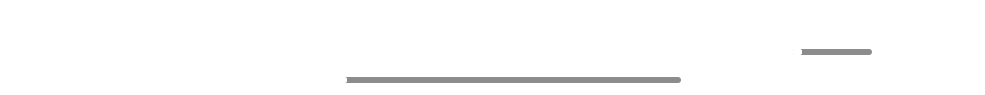
           <widget class="QFrame" name="player_frame">
            <property name="maximumSize">
             <size>
              <width>16777215</width>
              <height>95</height>
             </size>
            </property>
            <property name="styleSheet">
             <string notr="true">background-color:rgba(0,0,0,0);
color:white;
border:none;
border-radius:0px;
border-top-left-radius:0px;
border-top-right-radius:0px;</string>
            </property>
            <property name="frameShape">
             <enum>QFrame::Shape::StyledPanel</enum>
            </property>
            <property name="frameShadow">
             <enum>QFrame::Shadow::Raised</enum>
            </property>
            <layout class="QHBoxLayout" name="horizontalLayout_6">
             <property name="spacing">
              <number>5</number>
             </property>
             <property name="leftMargin">
              <number>6</number>
             </property>
             <property name="topMargin">
              <number>9</number>
             </property>
             <property name="rightMargin">
              <number>5</number>
             </property>
             <property name="bottomMargin">
              <number>0</number>
             </property>
             <item>
              <widget class="QFrame" name="MediaInfo">
               <property name="minimumSize">
                <size>
                 <width>240</width>
                 <height>72</height>
                </size>
               </property>
               <property name="maximumSize">
                <size>
                 <width>240</width>
                 <height>16777215</height>
                </size>
               </property>
               <property name="frameShape">
                <enum>QFrame::Shape::StyledPanel</enum>
               </property>
               <property name="frameShadow">
                <enum>QFrame::Shadow::Raised</enum>
               </property>
               <layout class="QGridLayout" name="gridLayout_18">
                <property name="rightMargin">
                 <number>9</number>
                </property>
                <property name="bottomMargin">
                 <number>11</number>
                </property>
                <item row="0" column="0">
                 <widget class="QLabel" name="cover_art">
                  <property name="minimumSize">
                   <size>
                    <width>0</width>
                    <height>40</height>
                   </size>
                  </property>
                  <property name="maximumSize">
                   <size>
                    <width>50</width>
                    <height>50</height>
                   </size>
                  </property>
                  <property name="styleSheet">
                   <string notr="true">border:1px solid rgb(255,255,255); border-radius:10px;</string>
                  </property>
                  <property name="text">
                   <string/>
                  </property>
                 </widget>
                </item>
                <item row="0" column="1">
                 <widget class="QFrame" name="MediaInfo_frame">
                  <property name="frameShape">
                   <enum>QFrame::Shape::StyledPanel</enum>
                  </property>
                  <property name="frameShadow">
                   <enum>QFrame::Shadow::Raised</enum>
                  </property>
                  <layout class="QVBoxLayout" name="verticalLayout_3">
                   <item>
                    <widget class="QLabel" name="title">
                     <property name="minimumSize">
                      <size>
                       <width>100</width>
                       <height>18</height>
                      </size>
                     </property>
                     <property name="maximumSize">
                      <size>
                       <width>300</width>
                       <height>18</height>
                      </size>
                     </property>
                     <property name="font">
                      <font>
                       <family>Inter 18pt</family>
                       <pointsize>10</pointsize>
                      </font>
                     </property>
                     <property name="text">
                      <string>The Hills </string>
                     </property>
                     <property name="buddy">
                      <cstring></cstring>
                     </property>
                    </widget>
                   </item>
                   <item>
                    <widget class="QLabel" name="artist">
                     <property name="minimumSize">
                      <size>
                       <width>100</width>
                       <height>18</height>
                      </size>
                     </property>
                     <property name="maximumSize">
                      <size>
                       <width>200</width>
                       <height>18</height>
                      </size>
                     </property>
                     <property name="font">
                      <font>
                       <family>Inter 18pt</family>
                       <pointsize>9</pointsize>
                      </font>
                     </property>
                     <property name="styleSheet">
                      <string notr="true">color:rgba(255,255,255,200);</string>
                     </property>
                     <property name="text">
                      <string>The Weeknd</string>
                     </property>
                    </widget>
                   </item>
                  </layout>
                 </widget>
                </item>
               </layout>
              </widget>
             </item>
             <item>
              <spacer name="horizontalSpacer_7">
               <property name="orientation">
                <enum>Qt::Orientation::Horizontal</enum>
               </property>
               <property name="sizeHint" stdset="0">
                <size>
                 <width>40</width>
                 <height>20</height>
                </size>
               </property>
              </spacer>
             </item>
             <item>
              <widget class="QFrame" name="MediaControls">
               <property name="sizePolicy">
                <sizepolicy hsizetype="Expanding" vsizetype="Expanding">
                 <horstretch>0</horstretch>
                 <verstretch>0</verstretch>
                </sizepolicy>
               </property>
               <property name="minimumSize">
                <size>
                 <width>425</width>
                 <height>0</height>
                </size>
               </property>
               <property name="styleSheet">
                <string notr="true">border-top-left-radius:0px;
border-top-right-radius:0px;</string>
               </property>
               <property name="frameShape">
                <enum>QFrame::Shape::StyledPanel</enum>
               </property>
               <property name="frameShadow">
                <enum>QFrame::Shadow::Raised</enum>
               </property>
               <layout class="QVBoxLayout" name="verticalLayout_5">
                <property name="spacing">
                 <number>0</number>
                </property>
                <property name="leftMargin">
                 <number>0</number>
                </property>
                <property name="topMargin">
                 <number>0</number>
                </property>
                <property name="rightMargin">
                 <number>0</number>
                </property>
                <property name="bottomMargin">
                 <number>0</number>
                </property>
                <item>
                 <widget class="QFrame" name="controls_frame">
                  <property name="minimumSize">
                   <size>
                    <width>0</width>
                    <height>48</height>
                   </size>
                  </property>
                  <property name="frameShape">
                   <enum>QFrame::Shape::StyledPanel</enum>
                  </property>
                  <property name="frameShadow">
                   <enum>QFrame::Shadow::Raised</enum>
                  </property>
                  <layout class="QGridLayout" name="gridLayout_19">
                   <property name="leftMargin">
                    <number>0</number>
                   </property>
                   <property name="topMargin">
                    <number>2</number>
                   </property>
                   <property name="rightMargin">
                    <number>0</number>
                   </property>
                   <property name="bottomMargin">
                    <number>2</number>
                   </property>
                   <property name="spacing">
                    <number>6</number>
                   </property>
                   <item row="0" column="1">
                    <widget class="QPushButton" name="shuffleBtn">
                     <property name="minimumSize">
                      <size>
                       <width>34</width>
                       <height>34</height>
                      </size>
                     </property>
                     <property name="maximumSize">
                      <size>
                       <width>34</width>
                       <height>34</height>
                      </size>
                     </property>
                     <property name="styleSheet">
                      <string notr="true">QPushButton {
background-color:rgba(0,0,0,0); 
color:white;
border-radius:17px;
padding:0px;
}

QPushButton:hover {
background-color:rgba(255, 255, 255,30); 
color:white;
border-radius:17px;
padding:0px;
}

QPushButton:pressed {
background-color:rgba(255, 255, 255,50); 
color:white;
border-radius:17px;
padding:0px;
}</string>
                     </property>
                     <property name="text">
                      <string/>
                     </property>
                     <property name="icon">
                      <iconset>
                       <normaloff>../../resources/icons/icon_shuffle.png</normaloff>../../resources/icons/icon_shuffle.png</iconset>
                     </property>
                     <property name="iconSize">
                      <size>
                       <width>22</width>
                       <height>22</height>
                      </size>
                     </property>
                    </widget>
                   </item>
                   <item row="0" column="5">
                    <widget class="QPushButton" name="repeatBtn">
                     <property name="minimumSize">
                      <size>
                       <width>34</width>
                       <height>34</height>
                      </size>
                     </property>
                     <property name="maximumSize">
                      <size>
                       <width>34</width>
                       <height>34</height>
                      </size>
                     </property>
                     <property name="styleSheet">
                      <string notr="true">QPushButton {
background-color:rgba(0,0,0,0); 
color:white;
border-radius:17px;
padding:0px;
}

QPushButton:hover {
background-color:rgba(255, 255, 255,30); 
color:white;
border-radius:17px;
padding:0px;
}

QPushButton:pressed {
background-color:rgba(255, 255, 255,50); 
color:white;
border-radius:17px;
padding:0px;
}</string>
                     </property>
                     <property name="text">
                      <string/>
                     </property>
                     <property name="icon">
                      <iconset>
                       <normaloff>../../resources/icons/icon_norepeat.png</normaloff>../../resources/icons/icon_norepeat.png</iconset>
                     </property>
                     <property name="iconSize">
                      <size>
                       <width>20</width>
                       <height>20</height>
                      </size>
                     </property>
                    </widget>
                   </item>
                   <item row="0" column="0">
                    <spacer name="horizontalSpacer_8">
                     <property name="orientation">
                      <enum>Qt::Orientation::Horizontal</enum>
                     </property>
                     <property name="sizeHint" stdset="0">
                      <size>
                       <width>111</width>
                       <height>20</height>
                      </size>
                     </property>
                    </spacer>
                   </item>
                   <item row="0" column="3">
                    <widget class="QPushButton" name="playBtn">
                     <property name="minimumSize">
                      <size>
                       <width>40</width>
                       <height>38</height>
                      </size>
                     </property>
                     <property name="maximumSize">
                      <size>
                       <width>40</width>
                       <height>38</height>
                      </size>
                     </property>
                     <property name="styleSheet">
                      <string notr="true">QPushButton {
background-color:rgba(0,0,0,0); 
color:white;
border-radius:19px;
padding:0px;
}

QPushButton:hover {
background-color:rgba(255, 255, 255,30); 
color:white;
border-radius:19px;
padding:0px;
}

QPushButton:pressed {
background-color:rgba(255, 255, 255,50); 
color:white;
border-radius:19px;
padding:0px;
}</string>
                     </property>
                     <property name="text">
                      <string/>
                     </property>
                     <property name="icon">
                      <iconset>
                       <normaloff>../../resources/icons/icon_play.png</normaloff>../../resources/icons/icon_play.png</iconset>
                     </property>
                     <property name="iconSize">
                      <size>
                       <width>42</width>
                       <height>42</height>
                      </size>
                     </property>
                    </widget>
                   </item>
                   <item row="0" column="2">
                    <widget class="QPushButton" name="prevBtn">
                     <property name="minimumSize">
                      <size>
                       <width>38</width>
                       <height>38</height>
                      </size>
                     </property>
                     <property name="maximumSize">
                      <size>
                       <width>38</width>
                       <height>38</height>
                      </size>
                     </property>
                     <property name="styleSheet">
                      <string notr="true">QPushButton {
background-color:rgba(0,0,0,0); 
color:white;
border-radius:19px;
padding:0px;
}

QPushButton:hover {
background-color:rgba(255, 255, 255,30); 
color:white;
border-radius:19px;
padding:0px;
}

QPushButton:pressed {
background-color:rgba(255, 255, 255,50); 
color:white;
border-radius:19px;
padding:0px;
}</string>
                     </property>
                     <property name="text">
                      <string/>
                     </property>
                     <property name="icon">
                      <iconset>
                       <normaloff>../../resources/icons/icon_prev.png</normaloff>../../resources/icons/icon_prev.png</iconset>
                     </property>
                     <property name="iconSize">
                      <size>
                       <width>24</width>
                       <height>24</height>
                      </size>
                     </property>
                    </widget>
                   </item>
                   <item row="0" column="4">
                    <widget class="QPushButton" name="nextBtn">
                     <property name="minimumSize">
                      <size>
                       <width>38</width>
                       <height>38</height>
                      </size>
                     </property>
                     <property name="maximumSize">
                      <size>
                       <width>38</width>
                       <height>38</height>
                      </size>
                     </property>
                     <property name="styleSheet">
                      <string notr="true">QPushButton {
background-color:rgba(0,0,0,0); 
color:white;
border-radius:19px;
padding:0px;
}

QPushButton:hover {
background-color:rgba(255, 255, 255,30); 
color:white;
border-radius:19px;
padding:0px;
}

QPushButton:pressed {
background-color:rgba(255, 255, 255,50); 
color:white;
border-radius:19px;
padding:0px;
}</string>
                     </property>
                     <property name="text">
                      <string/>
                     </property>
                     <property name="icon">
                      <iconset>
                       <normaloff>../../resources/icons/icon_next.png</normaloff>../../resources/icons/icon_next.png</iconset>
                     </property>
                     <property name="iconSize">
                      <size>
                       <width>24</width>
                       <height>24</height>
                      </size>
                     </property>
                    </widget>
                   </item>
                   <item row="0" column="6">
                    <spacer name="horizontalSpacer_9">
                     <property name="orientation">
                      <enum>Qt::Orientation::Horizontal</enum>
                     </property>
                     <property name="sizeHint" stdset="0">
                      <size>
                       <width>117</width>
                       <height>20</height>
                      </size>
                     </property>
                    </spacer>
                   </item>
                  </layout>
                 </widget>
                </item>
                <item>
                 <widget class="QFrame" name="MediaTimeFrame">
                  <property name="maximumSize">
                   <size>
                    <width>16777215</width>
                    <height>30</height>
                   </size>
                  </property>
                  <property name="styleSheet">
                   <string notr="true">border-top-left-radius:0px;
border-top-right-radius:0px;</string>
                  </property>
                  <property name="frameShape">
                   <enum>QFrame::Shape::StyledPanel</enum>
                  </property>
                  <property name="frameShadow">
                   <enum>QFrame::Shadow::Raised</enum>
                  </property>
                  <layout class="QHBoxLayout" name="horizontalLayout_7">
                   <item>
                    <widget class="QLabel" name="current_time">
                     <property name="font">
                      <font>
                       <family>Inter 18pt</family>
                      </font>
                     </property>
                     <property name="styleSheet">
                      <string notr="true">background-color:rgba(0,0,0,0); color:white;</string>
                     </property>
                     <property name="text">
                      <string>00:00</string>
                     </property>
                    </widget>
                   </item>
                   <item>
                    <widget class="QSlider" name="progress">
                     <property name="maximumSize">
                      <size>
                       <width>16777215</width>
                       <height>8</height>
                      </size>
                     </property>
                     <property name="sizeIncrement">
                      <size>
                       <width>0</width>
                       <height>8</height>
                      </size>
                     </property>
                     <property name="styleSheet">
                      <string notr="true">QSlider::groove:horizontal {
    height: 6px;
	background-color: rgba(0,0,0, 100);
    border-radius: 3px;
}

QSlider::handle:horizontal {
    background: #FFFFFF;
    width: 10px;
    height: 4px;
    border-radius: 2px;

}
QSlider::handle:horizontal:hover{
    background: rgb(245,245,245);
    width: 10px;
    height: 4px;
	border-radius:2px;
}

QSlider::sub-page:horizontal {
    background: #FFFFFF;
    border: 1px solid rgba(0,0,0, 10);
    height: 10px;
    border-radius: 2px;
}
QSlider::add-page:horizontal {
	background-color: rgba(0,0,0, 25);
    border: 1px solid rgba(0,0,0, 10);
    height: 10px;
    border-radius: 2px;
}
</string>
                     </property>
                     <property name="pageStep">
                      <number>0</number>
                     </property>
                     <property name="orientation">
                      <enum>Qt::Orientation::Horizontal</enum>
                     </property>
                    </widget>
                   </item>
                   <item>
                    <widget class="QLabel" name="end_time">
                     <property name="font">
                      <font>
                       <family>Inter 18pt</family>
                      </font>
                     </property>
                     <property name="styleSheet">
                      <string notr="true">background-color:rgba(0,0,0,0); color:white;</string>
                     </property>
                     <property name="text">
                      <string>00:00</string>
                     </property>
                    </widget>
                   </item>
                  </layout>
                 </widget>
                </item>
               </layout>
              </widget>
             </item>
             <item>
              <spacer name="horizontalSpacer_10">
               <property name="orientation">
                <enum>Qt::Orientation::Horizontal</enum>
               </property>
               <property name="sizeHint" stdset="0">
                <size>
                 <width>40</width>
                 <height>20</height>
                </size>
               </property>
              </spacer>
             </item>
             <item>
              <widget class="QFrame" name="SideControls">
               <property name="minimumSize">
                <size>
                 <width>208</width>
                 <height>0</height>
                </size>
               </property>
               <property name="maximumSize">
                <size>
                 <width>380</width>
                 <height>16777215</height>
                </size>
               </property>
               <property name="frameShape">
                <enum>QFrame::Shape::StyledPanel</enum>
               </property>
               <property name="frameShadow">
                <enum>QFrame::Shadow::Raised</enum>
               </property>
               <layout class="QHBoxLayout" name="horizontalLayout_4">
                <item>
                 <widget class="QFrame" name="volumeControlsFrame">
                  <property name="frameShape">
                   <enum>QFrame::Shape::StyledPanel</enum>
                  </property>
                  <property name="frameShadow">
                   <enum>QFrame::Shadow::Raised</enum>
                  </property>
                  <layout class="QHBoxLayout" name="horizontalLayout_3">
                   <property name="leftMargin">
                    <number>0</number>
                   </property>
                   <property name="topMargin">
                    <number>0</number>
                   </property>
                   <property name="rightMargin">
                    <number>0</number>
                   </property>
                   <property name="bottomMargin">
                    <number>0</number>
                   </property>
                   <item>
                    <widget class="QFrame" name="VolumeSliderFrame">
                     <property name="minimumSize">
                      <size>
                       <width>102</width>
                       <height>0</height>
                      </size>
                     </property>
                     <property name="maximumSize">
                      <size>
                       <width>102</width>
                       <height>16777215</height>
                      </size>
                     </property>
                     <property name="frameShape">
                      <enum>QFrame::Shape::StyledPanel</enum>
                     </property>
                     <property name="frameShadow">
                      <enum>QFrame::Shadow::Raised</enum>
                     </property>
                     <layout class="QGridLayout" name="gridLayout_2">
                      <item row="0" column="0">
                       <widget class="QSlider" name="volume">
                        <property name="minimumSize">
                         <size>
                          <width>80</width>
                          <height>8</height>
                         </size>
                        </property>
                        <property name="maximumSize">
                         <size>
                          <width>80</width>
                          <height>8</height>
                         </size>
                        </property>
                        <property name="sizeIncrement">
                         <size>
                          <width>40</width>
                          <height>8</height>
                         </size>
                        </property>
                        <property name="styleSheet">
                         <string notr="true">QSlider::groove:horizontal {
    height: 6px;
	background-color: rgba(0,0,0, 100);
    border-radius: 3px;
}

QSlider::handle:horizontal {
    background: #FFFFFF;
    width: 10px;
    height: 4px;
    border-radius: 2px;

}
QSlider::handle:horizontal:hover{
    background: rgb(245,245,245);
    width: 10px;
    height: 4px;
	border-radius:2px;
}

QSlider::sub-page:horizontal {
    background: #FFFFFF;
    border: 1px solid rgba(0,0,0, 10);
    height: 10px;
    border-radius: 2px;
}
QSlider::add-page:horizontal {
	background-color: rgba(0,0,0, 25);
    border: 1px solid rgba(0,0,0, 10);
    height: 10px;
    border-radius: 2px;
}
</string>
                        </property>
                        <property name="pageStep">
                         <number>0</number>
                        </property>
                        <property name="orientation">
                         <enum>Qt::Orientation::Horizontal</enum>
                        </property>
                       </widget>
                      </item>
                     </layout>
                    </widget>
                   </item>
                   <item>
                    <widget class="QPushButton" name="volumeBtn">
                     <property name="minimumSize">
                      <size>
                       <width>38</width>
                       <height>38</height>
                      </size>
                     </property>
                     <property name="maximumSize">
                      <size>
                       <width>38</width>
                       <height>38</height>
                      </size>
                     </property>
                     <property name="styleSheet">
                      <string notr="true">QPushButton {
background-color:rgba(0,0,0,0); 
color:white;
border-radius:19px;
padding:0px;
}

QPushButton:hover {
background-color:rgba(255, 255, 255,30); 
color:white;
border-radius:19px;
padding:0px;
}

QPushButton:pressed {
background-color:rgba(255, 255, 255,50); 
color:white;
border-radius:19px;
padding:0px;
}</string>
                     </property>
                     <property name="text">
                      <string/>
                     </property>
                     <property name="icon">
                      <iconset>
                       <normaloff>../../resources/icons/icon_volume_full.png</normaloff>../../resources/icons/icon_volume_full.png</iconset>
                     </property>
                     <property name="iconSize">
                      <size>
                       <width>20</width>
                       <height>20</height>
                      </size>
                     </property>
                    </widget>
                   </item>
                  </layout>
                 </widget>
                </item>
                <item>
                 <widget class="QFrame" name="LikeFrame">
                  <property name="frameShape">
                   <enum>QFrame::Shape::StyledPanel</enum>
                  </property>
                  <property name="frameShadow">
                   <enum>QFrame::Shadow::Raised</enum>
                  </property>
                  <layout class="QGridLayout" name="gridLayout_22">
                   <property name="leftMargin">
                    <number>0</number>
                   </property>
                   <property name="topMargin">
                    <number>0</number>
                   </property>
                   <property name="rightMargin">
                    <number>0</number>
                   </property>
                   <property name="bottomMargin">
                    <number>0</number>
                   </property>
                   <property name="spacing">
                    <number>0</number>
                   </property>
                   <item row="0" column="0">
                    <widget class="QPushButton" name="likeBtn">
                     <property name="minimumSize">
                      <size>
                       <width>38</width>
                       <height>38</height>
                      </size>
                     </property>
                     <property name="maximumSize">
                      <size>
                       <width>38</width>
                       <height>38</height>
                      </size>
                     </property>
                     <property name="styleSheet">
                      <string notr="true">QPushButton {
background-color:rgba(0,0,0,0); 
color:white;
border-radius:19px;
padding:0px;
}

QPushButton:hover {
background-color:rgba(255, 255, 255,30); 
color:white;
border-radius:19px;
padding:0px;
}

QPushButton:pressed {
background-color:rgba(255, 255, 255,50); 
color:white;
border-radius:19px;
padding:0px;
}</string>
                     </property>
                     <property name="text">
                      <string/>
                     </property>
                     <property name="icon">
                      <iconset>
                       <normaloff>../../resources/icons/icon_like.png</normaloff>../../resources/icons/icon_like.png</iconset>
                     </property>
                     <property name="iconSize">
                      <size>
                       <width>20</width>
                       <height>20</height>
                      </size>
                     </property>
                    </widget>
                   </item>
                  </layout>
                 </widget>
                </item>
               </layout>
              </widget>
             </item>
            </layout>
           </widget>
